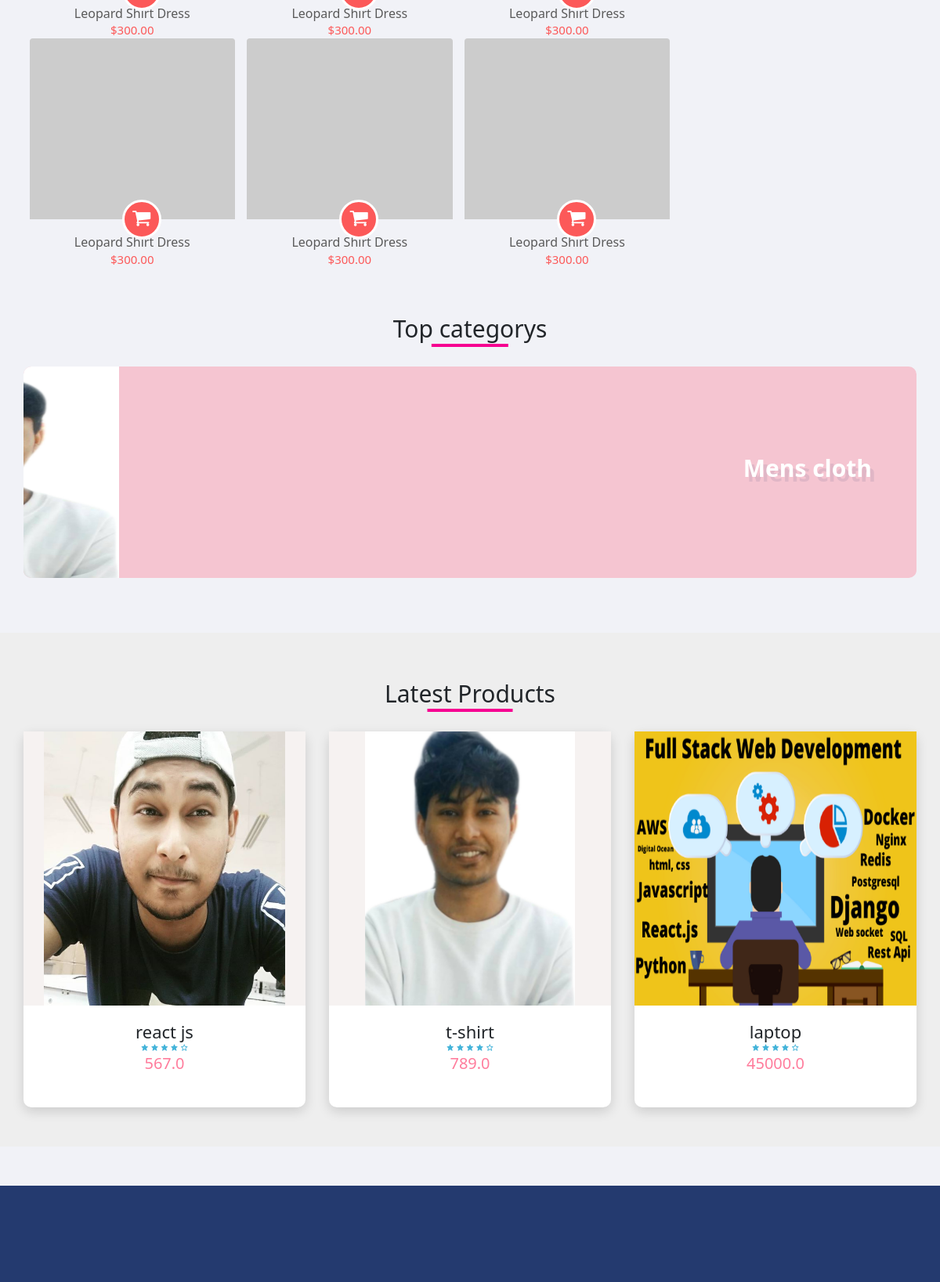
Before: / (middle part) with the older database file.
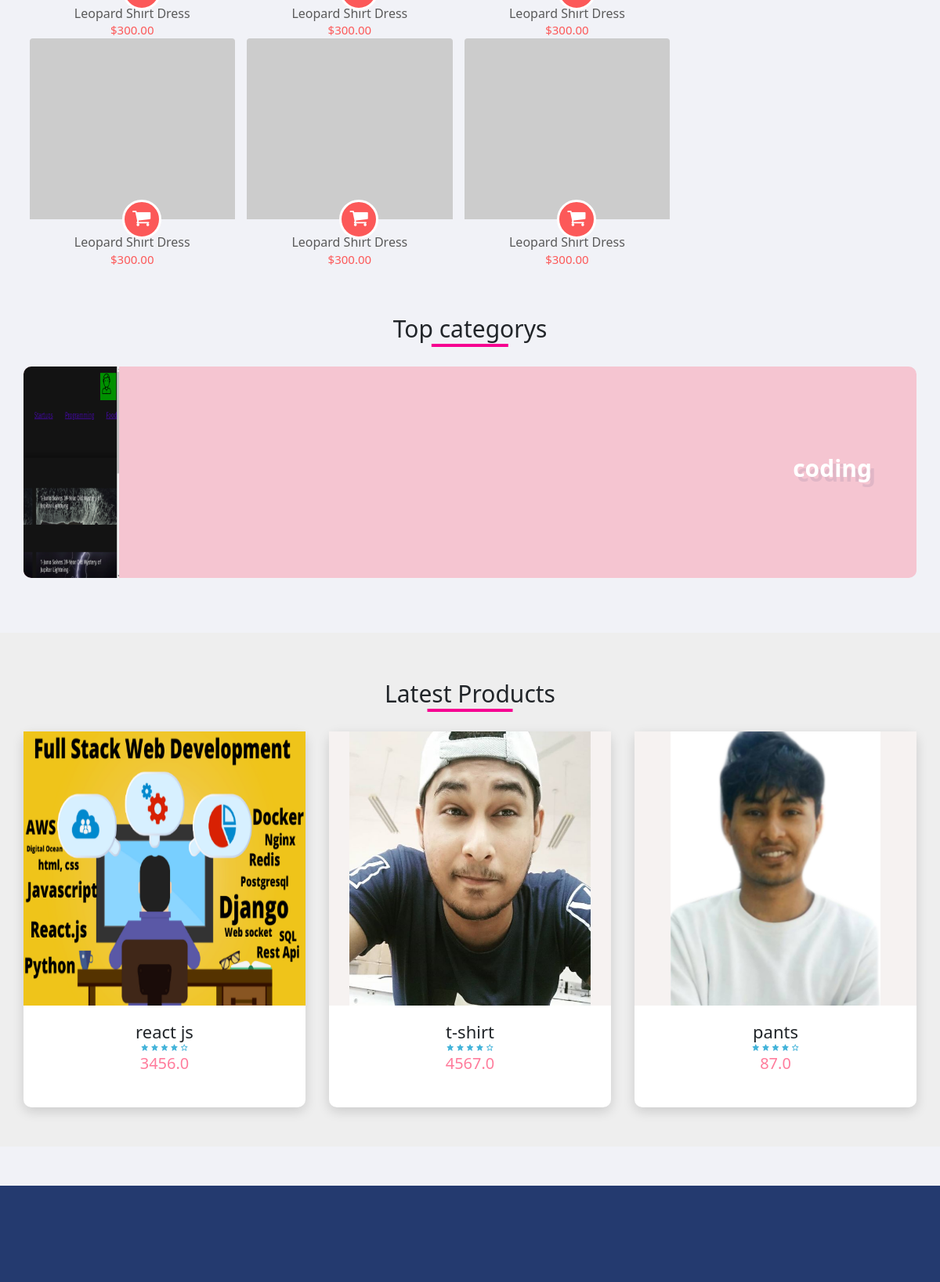
After: the same page with the newer database file.
### products/models.py (models this page shows, shortened)
class Category(models.Model):
    name = models.CharField(max_length=200,db_index=True)
    slug = models.SlugField(max_length=200,unique=True)
    image = models.ImageField(upload_to='category_img',default='/static/images/cover.jpg')
    created_at = models.DateTimeField(auto_now_add=True,blank=True, null=True)
    class Meta:
        ordering = ('name',)
        verbose_name = 'category'
        verbose_name_plural = 'categories'

class Product(models.Model):
    title = models.CharField(max_length=100)
    price = models.FloatField()
    discount_price = models.FloatField(blank=True, null=True)
    category = models.ForeignKey(Category,
                                 related_name='products',
                                 on_delete=models.CASCADE)
    description = models.TextField(blank=True, null=True)
    image = models.ImageField(upload_to='product_img',default='/static/images/cover.jpg')
    available = models.BooleanField(default=True)
    created_at = models.DateTimeField(auto_now_add=True)
    updated_at = models.DateTimeField(auto_now=True)
    favourites = models.ManyToManyField(
        User, related_name='favourite', default=None, blank=True)

### forntpage/views.py (the view)
# urls.py: path('', include('forntpage.urls')),
def forntpage(request):
    products=Product.objects.all()
    categorys=Category.objects.all()
    context ={
        'products':products,
        'categorys':categorys
    }
    return render(request, 'forntpage/forntpage.html',context)

### templates/forntpage/forntpage.html (shortened to what the changed rows need)
{% extends "base.html" %}
{% block content %}
{% include 'products/navbar.html' %}
  <main>
    <section class=" section">
      <div class="title">
        <h1>Top categorys</h1>
      </div>
      <div class="advert-center container">
      {% for cat in categorys %}
        <div class="advert-box">
            <div class="content">
              <h2>{{ cat.name }} </h2>
            </div>
          <img src="{{ cat.image.url }}" alt="">
        </div>
{% endfor %}
</div>
    </section>
    <section class="section featured">
        <div class="title">
          <h1>Latest Products</h1>
        </div>
        <div class="product-center container">
            {% for product in products %}
          <div class="product">
            <div class="product-header">
              <img src="{{ product.image.url }}" alt="">
            </div>
            <div class="product-footer">
              <a href="{% url 'products:productdetails' product.pk %}"><h3>{{ product.title }}</h3></a>
              <div class="rating">
                <i class="bx bxs-star"></i>
                <i class="bx bxs-star"></i>
                <i class="bx bxs-star"></i>
                <i class="bx bxs-star"></i>
                <i class="bx bx-star"></i>
              </div>
              <h4 class="price">{{ product.price }}</h4>
            </div>
          </div>
          {% endfor %}
        </div>
      </section>
  </main>
{% endblock content %}

Changed rows visible on the page:
removed Category: name "Mens cloth", image (picture)
removed Product: image (picture), title "laptop", price "45000.0"
added Category: name "coding", image (picture)
changed Product "react js": image: a different picture; price "567.0" → "3456.0"
changed Product "t-shirt": image: a different picture; price "789.0" → "4567.0"
added Product: image (picture), title "pants", price "87.0"
